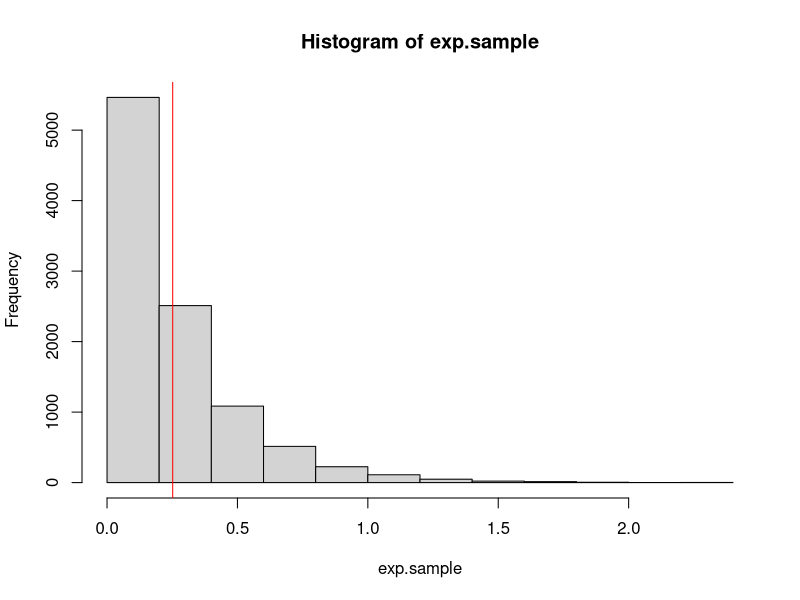
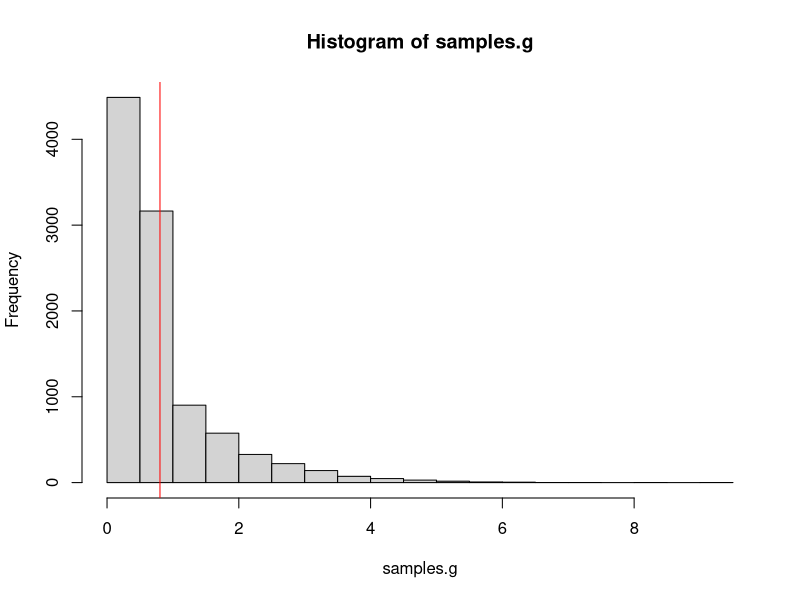
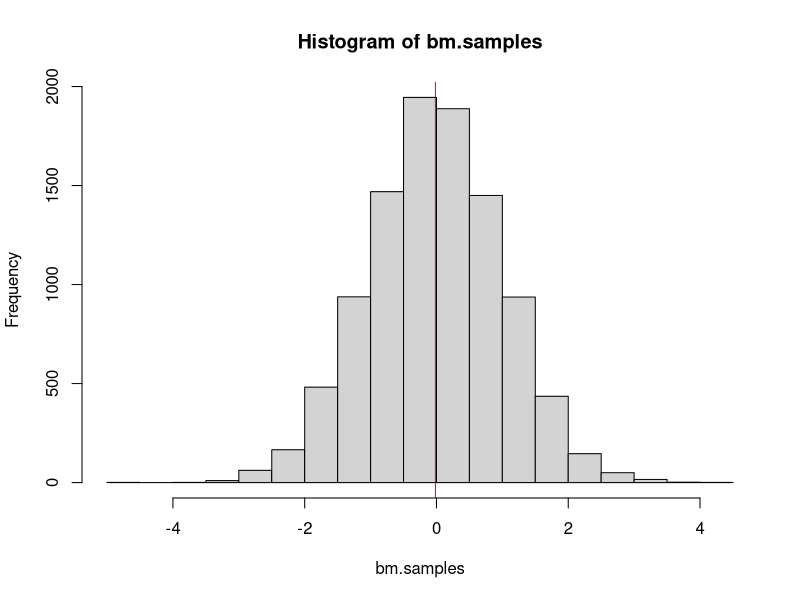
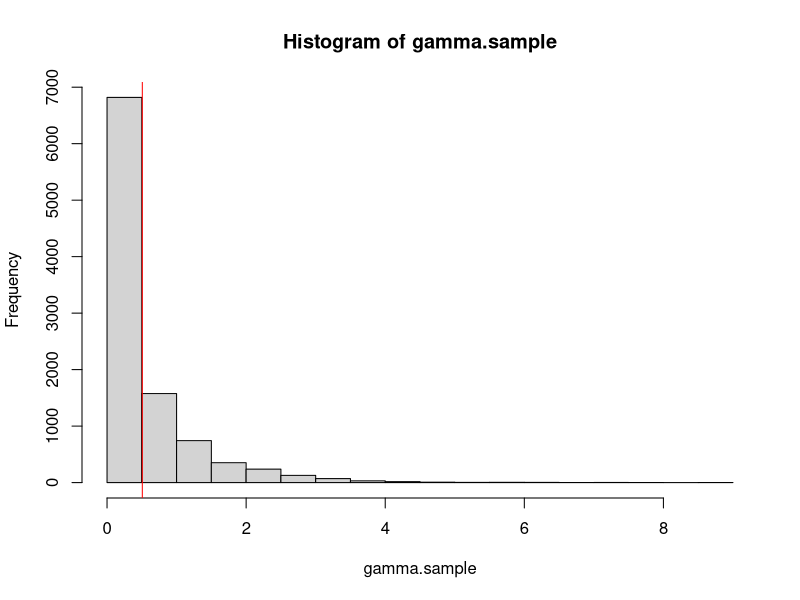
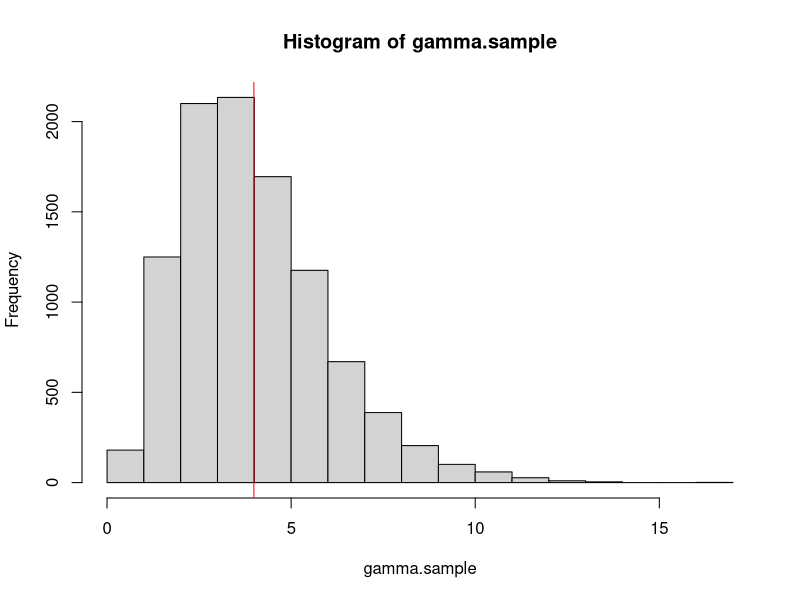
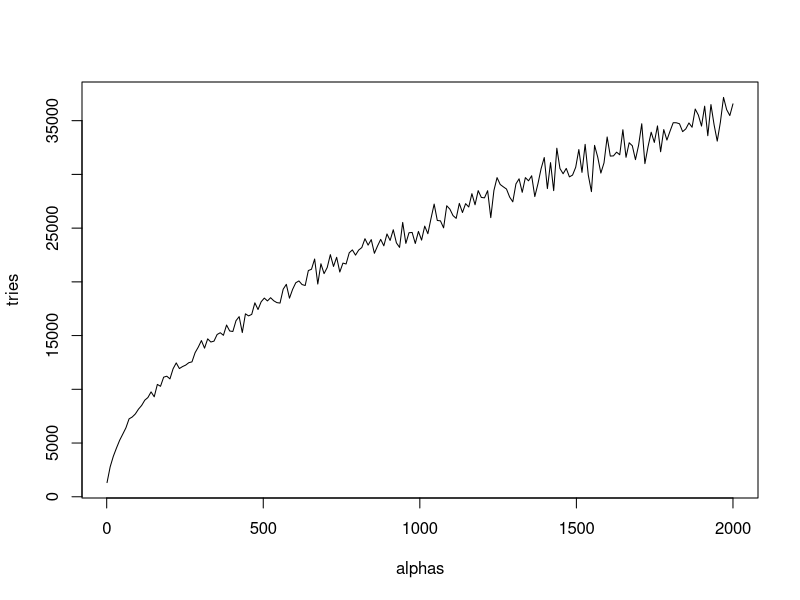
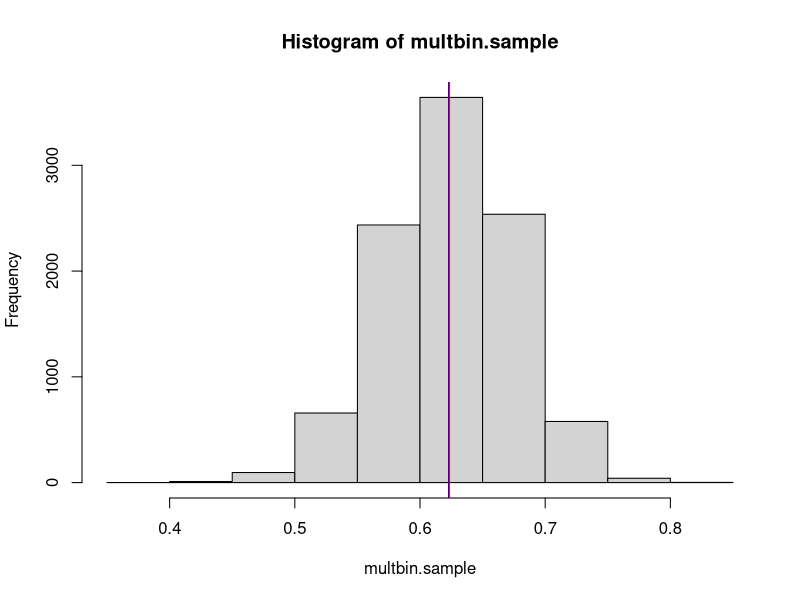

Reproduce these figures in R, in order.
## ---- chunk 1
knitr::opts_chunk$set(echo = TRUE)
## ---- chunk 2
# Function to sample n times from exponential distribution
samples_exp = function(rate, n){
  u = runif(n)          # Sample from unif(0,1) distribution
  x = - log(u) / rate   # Compute values using inverse cdf
  return(x)             # Vector of n samples
}

# Function to print mean and variance
print.mean.var = function(n, m.emp, m.th, v.emp, v.th) {
  cat('Number of samples:', n)
  cat('\n\nEmpirical mean:', m.emp)
  cat('\nTheoretical mean:', m.th)
  cat('\n\nEmpirical variance:', v.emp)
  cat('\nTheoretical variance:', v.th)
}

# Check function
set.seed(0)
rate = 4                                        # Set rate parameter
n = 10000                                       # Number of samples
exp.sample = samples_exp(rate, n)               # Sample
hist(exp.sample)                                # Histogram of sample

mean.emp.exp = mean(exp.sample)                 # Empirical mean
abline(v = mean.emp.exp, col = "red") 
mean.th.exp = 1 / rate                          # Theoretical mean

var.emp.exp = var(exp.sample)                   # Empirical variance
var.th.exp = 1 / rate^2                         # Theoretical variance

print.mean.var(n, mean.emp.exp, mean.th.exp, var.emp.exp, var.th.exp)  # Print values
## ---- chunk 3
# Function to sample from g using inverse cdf
samples_g = function(alpha, n) {
  c = alpha * exp(1) / (alpha + exp(1))   # Normalizing constant
  u = runif(n)                            # Sample from unif(0,1) distribution
  vec = rep(0, n)                         # Vector to store the generated samples
  for(i in 1:length(u)){
    if(u[i]<= c/alpha) {vec[i] = (alpha * u[i] / c)^(1 / alpha)}  # Use case 1 in inverse cdf to generate sample
    else {vec[i] = -log(1/alpha + exp(-1) - u[i]/c)}              # Use case 2 in inverse cdf to generate sample
  }
  return(vec)
}

# Check function
set.seed(1) 
alpha = 0.8                               # Set parameter
c = alpha * exp(1) / (alpha + exp(1))     # Normalizing constant
n = 10000                                 # Number of samples
samples.g = samples_g(alpha, n)           # Sampling from g
hist(samples.g)                           # Histogram of samples

mean.emp.g = mean(samples.g)                      # Empirical mean
abline(v = mean.emp.g, col = "red") 
mean.theo.g = c * (1/(alpha+1) + 2*exp(-1))       # Theoretical mean

var.emp.g = var(samples.g)                                  # Empirical variance
var.theo.g = c * (1/(alpha+2) + 5*exp(-1)) - mean.theo.g^2  # Theoretical variance

print.mean.var(n, mean.emp.g, mean.theo.g, var.emp.g, var.theo.g)   # Print values
## ---- chunk 4
# Function to generate n samples from N(0,1) using Box Muller
boxmuller = function(n) {
  # Sample from unif(0,1)
  u1 = runif(n)
  u2 = runif(n)
  # Polar coordinates
  r = sqrt(-2*log(u1))
  theta = 2*pi*u2
  #Cartesian coordinate(s)
  x = r*cos(theta)          # Vector of n independent samples
  #y = r*sin(theta)
  return(x)
}

# Check function
set.seed(10) 
n = 10000                       # Number of samples
bm.samples = boxmuller(n)       # Sampling from N(0,1)
hist(bm.samples)                # Histogram of samples

mean_bm = mean(bm.samples)      # Empirical mean
abline(v = mean_bm, col="red") 
var_bm = var(bm.samples)        # Empirical variance

print.mean.var(n, mean_bm, 0, var_bm, 1)  # Print values
## ---- chunk 5
# Function to generate a realization from d-variate normal distribution
mult_normal = function(d, mu, sigma) {
  # mu is vector of means, must have length d
  # sigma is covariance matrix, must have dimension dxd
  x = boxmuller(d)    # d N(0,1) distributed variables
  A = t(chol(sigma))  # Cholesky decomposition of covariance matrix (lower triangular)
  y = mu + A %*% x    # d-variate N(mu, sigma)
  return(y)
}


# Check function

# vector of means and covariance matrix
mu = c(1,2)         
sigma = cbind(c(1,0.5),c(0.5,1))

# Estimate mean and empirical variance
set.seed(50) 
n = 10000                     # Number of realizations
mu_est = rep(0,length(mu))    
multnor.sample = matrix(NA, n, length(mu))
for(i in 1:n) {
  multnor = mult_normal(length(mu),mu,sigma)
  mu_est = mu_est + multnor
  multnor.sample[i,] = multnor
  }
mu_est = mu_est / n               # Estimated mean vector

sigma_est = var(multnor.sample)   # Estimated covariance matrix

# Printing
cat('True mean:', mu)
cat('\nEstimated mean:', mu_est)
cat('\n\nTrue covariance matrix:\n')
sigma
cat('\nEstimated covariance matrix:\n')
sigma_est
## ---- chunk 6
# Function to calculate the acceptance probability
accprob = function(x, alpha) {
  if(x<1) {return(exp(-x))}
  else if(x>=1) {return(x^(alpha-1))}
}

# Function to generate n samples from f
gamma_rejsamp = function(n, alpha) {
  vec = rep(0, n)             # Vector for storing the accepted samples
  i = 1
  while(i<=n) {
    x = samples_g(alpha, 1)   # Sample from proposal density
    u = runif(1)              # Sample from unif(0,1)
    a = accprob(x, alpha)     # Calculate acceptance probability
    if(u<=a) {                # Accept x as a sample
      vec[i] = x              # Store x
      i = i + 1
      }
  }
  return(vec)
}

# Check function
set.seed(60) 
alpha = 0.5     # Set parameter
n = 10000       # Number of samples
gamma.sample = gamma_rejsamp(n, alpha)    # Generate samples
hist(gamma.sample) 


mean.emp = mean(gamma.sample)   # Empirical mean 
abline(v = mean.emp, col = "red") 
mean.theo = alpha               # Theoretical mean

var.emp = var(gamma.sample)     # Empirical variance
var.theo = alpha                # Theoretical variance

print.mean.var(n, mean.emp, mean.theo, var.emp, var.theo)   # Printing values
## ---- chunk 7
# Function to generate n samples from ln(unif(0,ab))
inv.cdf.sampling = function(n, ln.ab) {
  u = runif(n)    # Sample from unif(0,1)
  x = ln.ab + log(u)   # Using inverse cdf
  return(x)
}

# Function to generate n samples from f
# alpha > 1
# Using log-scale to avoid numerical problems
samples.f = function(n, alpha) {
  vec = rep(0,n)                        # Vector for storing the samples
  i = 1                                 # Count index in vec
  lna = (alpha-1) / 2 * (log(alpha-1) -1) # Value of ln(a)
  lnb = (alpha+1) / 2 * (log(alpha+1) -1) # Value of ln(b_+)
  tries = 0                             # Count number of tries to generate n realizations
  while(i<=n) {
    z1 = inv.cdf.sampling(1,lna)          # Sample from ln(unif(0,a))
    z2 = inv.cdf.sampling(1,lnb)          # Sample from ln(unif(b_-,b_+))
    diff = z2 - z1
    limit = ((alpha-1)*diff - exp(diff)) / 2  # Calculate upper limit for z1 in C_f
    if(z1 <= limit) {                   # Accept the sample
      vec[i] = exp(diff)                # Store ratio of uniforms
      i = i + 1
    }
    tries = tries + 1
  }
  return(c(tries,vec))                  # Return number of tries and vector of samples
}

# Check function
set.seed(100) 
alpha = 4       # Set parameter
n = 10000       # Number of samples
gamma.sample = samples.f(n,alpha)[-1]   # Generate samples
hist(gamma.sample)                      # Histogram of samples

mean.emp = mean(gamma.sample)           # Empirical mean
abline(v = mean.emp, col = "red") 
mean.theo = alpha                       # Theoretical mean

var.emp = var(gamma.sample)             # Empirical variance
var.theo = alpha                        # Theoretical variance

print.mean.var(n, mean.emp, mean.theo, var.emp, var.theo) # Printing values

# Number of tries for different alphas
n = 1000                                # Number of samples to generate
alphas = seq(1.1,2000,length.out = 200)   # Values for alpha  
tries = rep(0,length(alphas))           # Vector to store number of tries to generate n samples for different alphas
for(i in 1:length(alphas)) {
  s = samples.f(1000,alphas[i])
  tries[i] = s[1]
}
plot(alphas, tries, type = "l")                      # Plot of alpha vs number of tries
## ---- chunk 8
# Function to generate n samples from gamma distribution
gamma = function(n, alpha, beta) {
  if(alpha<1) {return(gamma_rejsamp(n,alpha) / beta)}       # alpha<1, beta is an inverse scale parameter
  else if(alpha>1) {return(samples.f(n,alpha)[-1] / beta)}  # alpha>1, beta is an inverse scale parameter
  else {return(samples_exp(beta,n))}                        # alpha=1, exponential distribution with rate beta
}

# Test function

# Function to generate samples and print values
test.gam = function(n, alpha, beta) {
  gam.samp = gamma(n, alpha, beta)
  mean.emp = mean(gam.samp)
  mean.theo = alpha / beta
  var.emp = var(gam.samp)
  var.theo = alpha / beta^2
  cat('alpha=',alpha,'\nbeta=',beta,'\n')
  print.mean.var(n, mean.emp, mean.theo, var.emp, var.theo)
  cat('\n\n\n')
}

# Set parameters
set.seed(30) 
n = 10000
alpha = c(0.5, 1, 10)
beta = 2

test.gam(n, alpha[1], beta)
test.gam(n, alpha[2], beta)
test.gam(n, alpha[3], beta)

## ---- chunk 9
#Function for generating one Diriclet distributed variable with parameter alpha:
dirichlet <- function(alphas){
  zs = rep(0,length(alphas))
  for (k in 1:length(alphas)){
    zs[k] <- gamma(1,alphas[k],1)
  }
  return(zs/sum(zs))
}

#Testing
K = 3
alphas <- runif(K,0.1,5.0)
mean.theo <- alphas/sum(alphas)
dirichlet.samples <- rep(0,K)
for (i in 1:30){dirichlet.samples = dirichlet.samples + dirichlet(alphas)}
dirichlet.samples = dirichlet.samples/30
mean.theo
dirichlet.samples

## ---- chunk 10
# Function for ln(f(x))
lnf = function(x) {
  return(125*log(2+x) + 38*log(1-x) + 34*log(x))
}

# Function for ln of the acceptance probability
ln.accprob = function(x) {
  xmax = (15 + sqrt(53809)) / 394   # x value that gives the maximum of ln(f(x))
  lnc = lnf(xmax)                   # Maximum of ln(f(x))
  return(lnf(x) - lnc)
}

multbinom = function(n) {
  vec = rep(0,n)              # Vector to store the n samples
  i = 1
  tries = 0                   # Count number of tries
  while(i<=n) {
    theta = runif(1)          # Sample theta from proposal density
    lnu = log(runif(1))       # ln of sample from unif(0,1)
    lna = ln.accprob(theta)   # ln of acceptance probability
    if(lnu<=lna) {            # Accept sample
      vec[i] = theta
      i = i + 1
    }
    tries = tries + 1
  }
  return(c(tries,vec))
}

## ---- chunk 11
multbin = multbinom(10000)
multbin.tries = multbin[1]
multbin.sample = multbin[-1]
multbin.mean.MC <- mean(multbin.sample)

#Function for integrand to get prior of y
multbin.prior <- function(x){
  return((2+x)^125*(1-x)^38*x^34)
}

#function for integrand to get expectation of theta
multbin.integrand <- function(x){
  c <- integrate(multbin.prior,0,1)                 #gives f(y)
  return((1/(c$value))*x*(2+x)^125*(1-x)^38*x^34)   #gives theta*f(theta|y)
}

multbin.mean.exact <- integrate(multbin.integrand,0,1)  #numerical integral, theta from 0 to 1
multbin.mean.exact

#Histogram of sampled values of theta
hist(multbin.sample)
abline(v = multbin.mean.MC, col="red")        #Monte Carlo integration mean
abline(v = multbin.mean.exact$value, col="blue")    #Expectation from numerical integration 
## ---- chunk 12
tries.per.sample = multbin.tries / length(multbin.sample)
tries.per.sample

## ---- chunk 13
set.seed(50)
#Monte Carlo estimator of theta given y, with Beta(1,5) as prior of theta
multbin.beta15.IS <- sum(multbin.sample*(1-multbin.sample)^4)/sum((1-multbin.sample)^4)
multbin.beta15.IS
